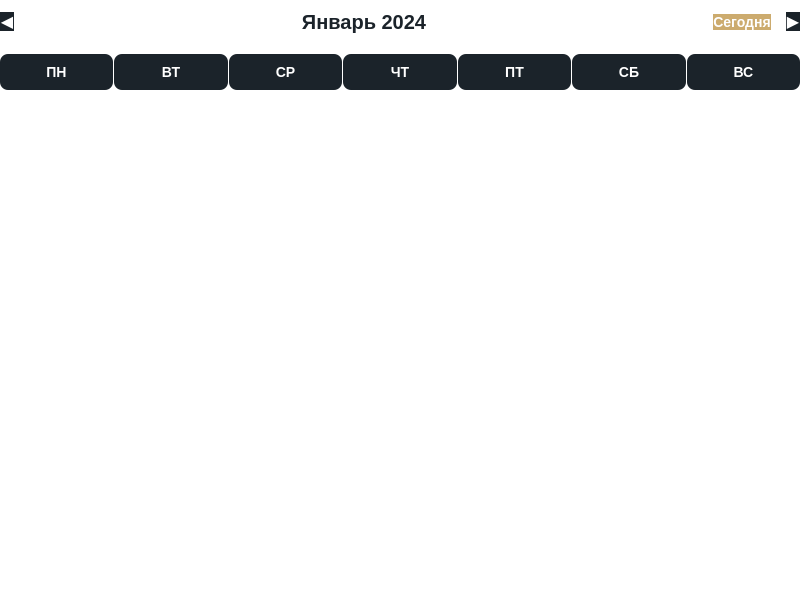
<?xml version="1.0" encoding="UTF-8"?>
<ui version="4.0">
 <class>CalendarWidget</class>
 <widget class="QWidget" name="CalendarWidget">
  <property name="geometry">
   <rect>
    <x>0</x>
    <y>0</y>
    <width>800</width>
    <height>600</height>
   </rect>
  </property>
  <property name="windowTitle">
   <string>Календарь задач</string>
  </property>
  <property name="styleSheet">
   <string notr="true">QWidget {
    background-color: white;
}</string>
  </property>
  <layout class="QVBoxLayout" name="verticalLayout">
   <property name="spacing">
    <number>10</number>
   </property>
   <property name="leftMargin">
    <number>0</number>
   </property>
   <property name="topMargin">
    <number>0</number>
   </property>
   <property name="rightMargin">
    <number>0</number>
   </property>
   <property name="bottomMargin">
    <number>0</number>
   </property>
   <item>
    <layout class="QHBoxLayout" name="navLayout">
     <property name="spacing">
      <number>15</number>
     </property>
     <item>
      <widget class="QPushButton" name="prevMonthBtn">
       <property name="text">
        <string>◀</string>
       </property>
       <property name="fixedSize">
        <size>
         <width>40</width>
         <height>40</height>
        </size>
       </property>
       <property name="styleSheet">
        <string notr="true">QPushButton {
    background-color: #1B232A;
    color: white;
    border-radius: 20px;
    font-size: 16px;
    font-weight: bold;
}
QPushButton:hover {
    background-color: #ccab6e;
}</string>
       </property>
      </widget>
     </item>
     <item>
      <spacer name="leftSpacer">
       <property name="orientation">
        <enum>Qt::Horizontal</enum>
       </property>
       <property name="sizeHint" stdset="0">
        <size>
         <width>40</width>
         <height>20</height>
        </size>
       </property>
      </spacer>
     </item>
     <item>
      <widget class="QLabel" name="currentMonthLabel">
       <property name="text">
        <string>Январь 2024</string>
       </property>
       <property name="alignment">
        <set>Qt::AlignCenter</set>
       </property>
       <property name="styleSheet">
        <string notr="true">font-size: 20px;
font-weight: bold;
color: #1B232A;
padding: 10px;</string>
       </property>
      </widget>
     </item>
     <item>
      <spacer name="rightSpacer">
       <property name="orientation">
        <enum>Qt::Horizontal</enum>
       </property>
       <property name="sizeHint" stdset="0">
        <size>
         <width>40</width>
         <height>20</height>
        </size>
       </property>
      </spacer>
     </item>
     <item>
      <widget class="QPushButton" name="todayBtn">
       <property name="text">
        <string>Сегодня</string>
       </property>
       <property name="fixedSize">
        <size>
         <width>100</width>
         <height>40</height>
        </size>
       </property>
       <property name="styleSheet">
        <string notr="true">QPushButton {
    background-color: #ccab6e;
    color: white;
    border-radius: 10px;
    font-weight: bold;
    font-size: 14px;
    border: none;
}
QPushButton:hover {
    background-color: #998664;
}</string>
       </property>
      </widget>
     </item>
     <item>
      <widget class="QPushButton" name="nextMonthBtn">
       <property name="text">
        <string>▶</string>
       </property>
       <property name="fixedSize">
        <size>
         <width>40</width>
         <height>40</height>
        </size>
       </property>
       <property name="styleSheet">
        <string notr="true">QPushButton {
    background-color: #1B232A;
    color: white;
    border-radius: 20px;
    font-size: 16px;
    font-weight: bold;
}
QPushButton:hover {
    background-color: #ccab6e;
}</string>
       </property>
      </widget>
     </item>
    </layout>
   </item>
   <item>
    <layout class="QHBoxLayout" name="weekdaysLayout">
     <property name="spacing">
      <number>1</number>
     </property>
     <item>
      <widget class="QLabel" name="dayMon">
       <property name="text">
        <string>ПН</string>
       </property>
       <property name="alignment">
        <set>Qt::AlignCenter</set>
       </property>
       <property name="styleSheet">
        <string notr="true">background-color: #1B232A;
color: white;
font-size: 14px;
font-weight: bold;
padding: 10px;
border-radius: 8px;</string>
       </property>
      </widget>
     </item>
     <item>
      <widget class="QLabel" name="dayTue">
       <property name="text">
        <string>ВТ</string>
       </property>
       <property name="alignment">
        <set>Qt::AlignCenter</set>
       </property>
       <property name="styleSheet">
        <string notr="true">background-color: #1B232A;
color: white;
font-size: 14px;
font-weight: bold;
padding: 10px;
border-radius: 8px;</string>
       </property>
      </widget>
     </item>
     <item>
      <widget class="QLabel" name="dayWed">
       <property name="text">
        <string>СР</string>
       </property>
       <property name="alignment">
        <set>Qt::AlignCenter</set>
       </property>
       <property name="styleSheet">
        <string notr="true">background-color: #1B232A;
color: white;
font-size: 14px;
font-weight: bold;
padding: 10px;
border-radius: 8px;</string>
       </property>
      </widget>
     </item>
     <item>
      <widget class="QLabel" name="dayThu">
       <property name="text">
        <string>ЧТ</string>
       </property>
       <property name="alignment">
        <set>Qt::AlignCenter</set>
       </property>
       <property name="styleSheet">
        <string notr="true">background-color: #1B232A;
color: white;
font-size: 14px;
font-weight: bold;
padding: 10px;
border-radius: 8px;</string>
       </property>
      </widget>
     </item>
     <item>
      <widget class="QLabel" name="dayFri">
       <property name="text">
        <string>ПТ</string>
       </property>
       <property name="alignment">
        <set>Qt::AlignCenter</set>
       </property>
       <property name="styleSheet">
        <string notr="true">background-color: #1B232A;
color: white;
font-size: 14px;
font-weight: bold;
padding: 10px;
border-radius: 8px;</string>
       </property>
      </widget>
     </item>
     <item>
      <widget class="QLabel" name="daySat">
       <property name="text">
        <string>СБ</string>
       </property>
       <property name="alignment">
        <set>Qt::AlignCenter</set>
       </property>
       <property name="styleSheet">
        <string notr="true">background-color: #1B232A;
color: white;
font-size: 14px;
font-weight: bold;
padding: 10px;
border-radius: 8px;</string>
       </property>
      </widget>
     </item>
     <item>
      <widget class="QLabel" name="daySun">
       <property name="text">
        <string>ВС</string>
       </property>
       <property name="alignment">
        <set>Qt::AlignCenter</set>
       </property>
       <property name="styleSheet">
        <string notr="true">background-color: #1B232A;
color: white;
font-size: 14px;
font-weight: bold;
padding: 10px;
border-radius: 8px;</string>
       </property>
      </widget>
     </item>
    </layout>
   </item>
   <item>
    <layout class="QGridLayout" name="calendarGrid">
     <property name="spacing">
      <number>1</number>
     </property>
     <property name="leftMargin">
      <number>0</number>
     </property>
     <property name="topMargin">
      <number>0</number>
     </property>
     <property name="rightMargin">
      <number>0</number>
     </property>
     <property name="bottomMargin">
      <number>0</number>
     </property>
    </layout>
   </item>
   <item>
    <spacer name="bottomSpacer">
     <property name="orientation">
      <enum>Qt::Vertical</enum>
     </property>
     <property name="sizeHint" stdset="0">
      <size>
       <width>20</width>
       <height>0</height>
      </size>
     </property>
    </spacer>
   </item>
  </layout>
 </widget>
 <resources/>
 <connections/>
</ui>
